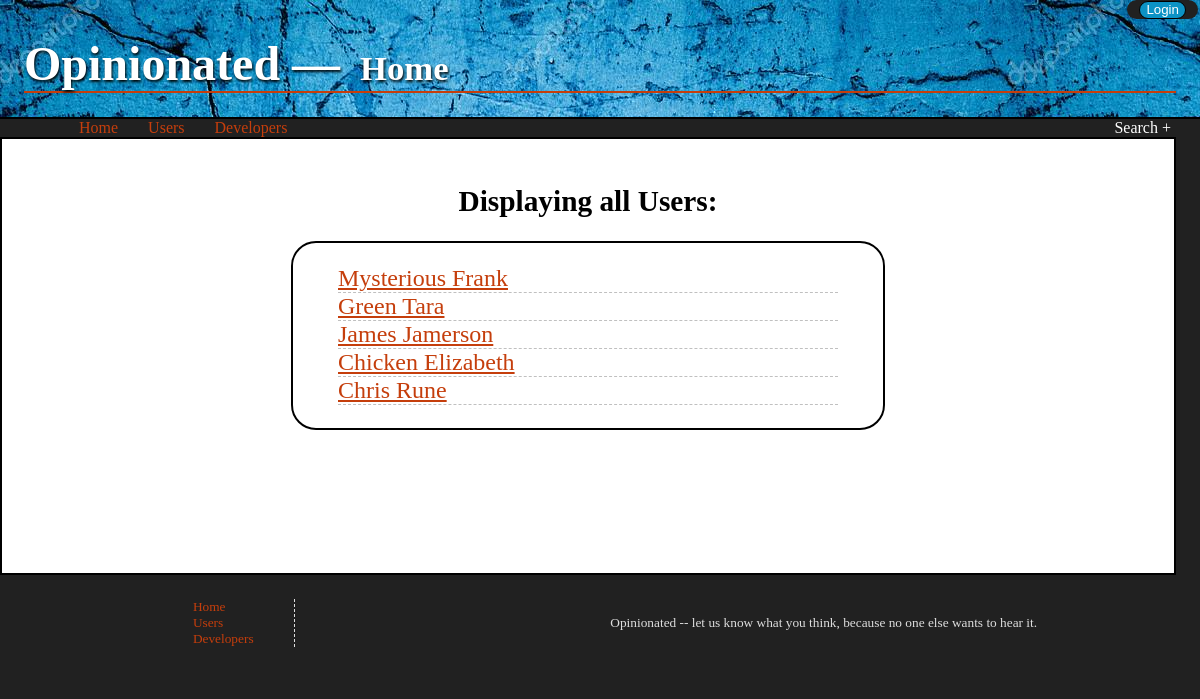
Screenshot of /users with the database file from the repository.
### models.py (models this page shows, shortened)
class User(Base):
    __tablename__ = 'user'
    id = Column(Integer, primary_key=True)
    username = Column(String(80), nullable=False)
    email = Column(String(80))
    about = Column(Text)
    picture = Column(String(250))

### server.py (the view)
@app.route('/users')
def showAllUsers():
    users = session.query(User).all()
    return render_template('allUsers.html', users=users)

### templates/allUsers.html
{% extends 'wrapper.html' %}
{% block body %}
<h3>Displaying all Users:</h3>
<ul>
	{% for user in users %}
		<li>
			<a href="{{url_for('showUserCats', user_id = user.id)}}">{{user.username}}</a>
		</li>
	{% endfor %}
</ul>
{% endblock %}

### static/css/styles.css (style rules this page uses)
a { color: #c53e0c; }
ul { margin: 0; }
body { margin: 0; font-family: Georgia; min-height: 100vh; background-color: #212121; }
h3 { margin: 2% auto; text-align: center; font-size: 16pt; }
main ul { padding: 2% 4%; text-align: left; width: 90%; max-width: 500px; margin: auto; font-size: 18pt; border: solid black 2px; border-radius: 25px; }
main ul li { display: flex; justify-content: space-between; border-bottom: dashed silver 1px; align-items: flex-end; }
@media only screen and (min-width: 600px) { h3 { font-size: 22pt; } }

### rows the page displays
User: username "Mysterious Frank"
User: username "Green Tara"
User: username "James Jamerson"
User: username "Chicken Elizabeth"
User: username "Chris Rune"
